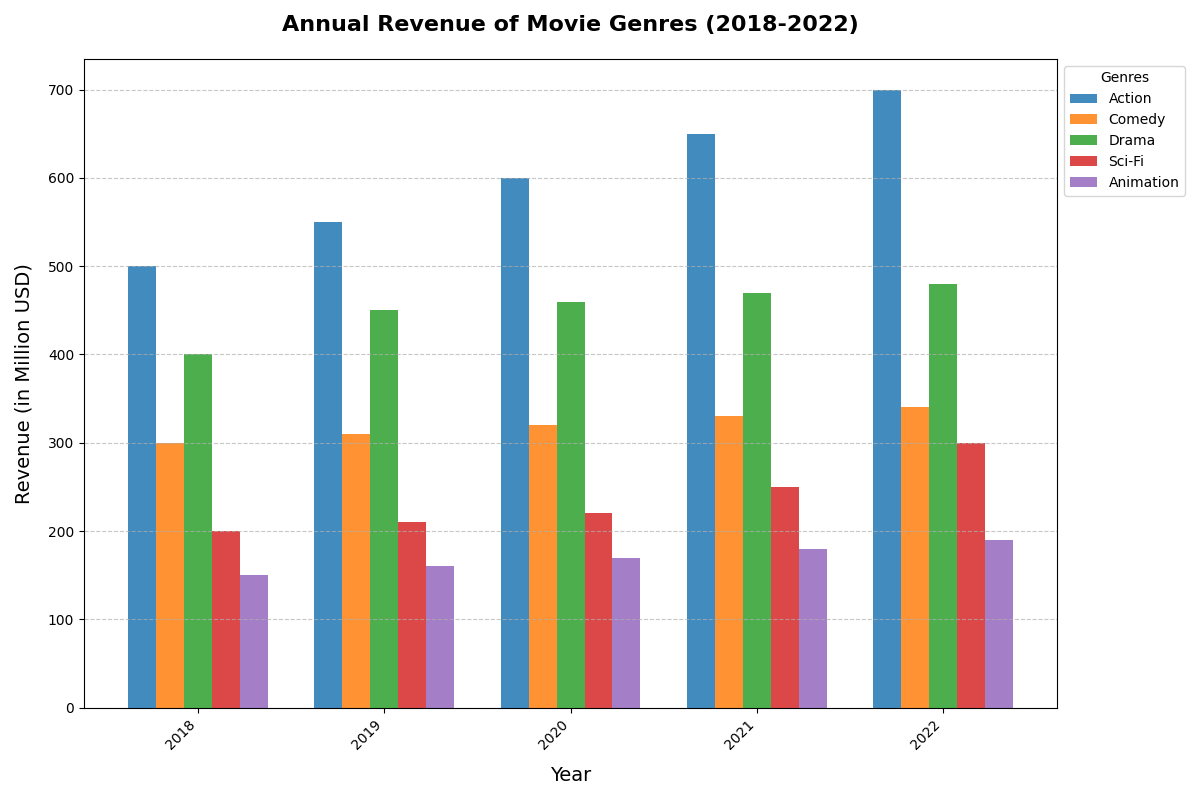

Python code for this plot:
import matplotlib.pyplot as plt
import numpy as np

# Define the years
years = np.arange(2018, 2023)

# Annual revenue data for each genre in millions of USD
action = np.array([500, 550, 600, 650, 700])
comedy = np.array([300, 310, 320, 330, 340])
drama = np.array([400, 450, 460, 470, 480])
sci_fi = np.array([200, 210, 220, 250, 300])
animation = np.array([150, 160, 170, 180, 190])

# Colors for each genre
colors = ['#1f77b4', '#ff7f0e', '#2ca02c', '#d62728', '#9467bd']

# Set up the figure and axis
fig, ax = plt.subplots(figsize=(12, 8))

# Parameters for the bars
bar_width = 0.15
x_indices = np.arange(len(years))

# Plot each genre as a grouped bar
ax.bar(x_indices - 2*bar_width, action, width=bar_width, label='Action', color=colors[0], alpha=0.85)
ax.bar(x_indices - bar_width, comedy, width=bar_width, label='Comedy', color=colors[1], alpha=0.85)
ax.bar(x_indices, drama, width=bar_width, label='Drama', color=colors[2], alpha=0.85)
ax.bar(x_indices + bar_width, sci_fi, width=bar_width, label='Sci-Fi', color=colors[3], alpha=0.85)
ax.bar(x_indices + 2*bar_width, animation, width=bar_width, label='Animation', color=colors[4], alpha=0.85)

# Adding title and labels
ax.set_title('Annual Revenue of Movie Genres (2018-2022)', fontsize=16, fontweight='bold', pad=20)
ax.set_xlabel('Year', fontsize=14, labelpad=10)
ax.set_ylabel('Revenue (in Million USD)', fontsize=14, labelpad=10)

# Customize ticks
ax.set_xticks(x_indices)
ax.set_xticklabels(years, rotation=45, ha='right')

# Adding the legend
ax.legend(title='Genres', loc='upper left', bbox_to_anchor=(1, 1), fontsize=10)

# Add a grid for better readability
ax.grid(axis='y', linestyle='--', alpha=0.7)

# Adjust layout to fit everything nicely
plt.tight_layout()

# Display the plot
plt.show()
